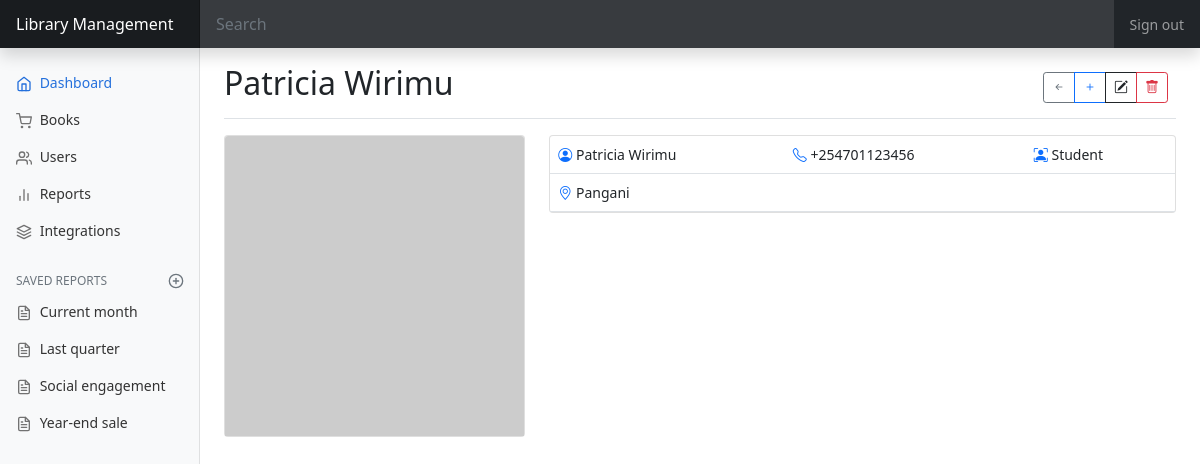
The app's page /users/show.php?id=11, older data.
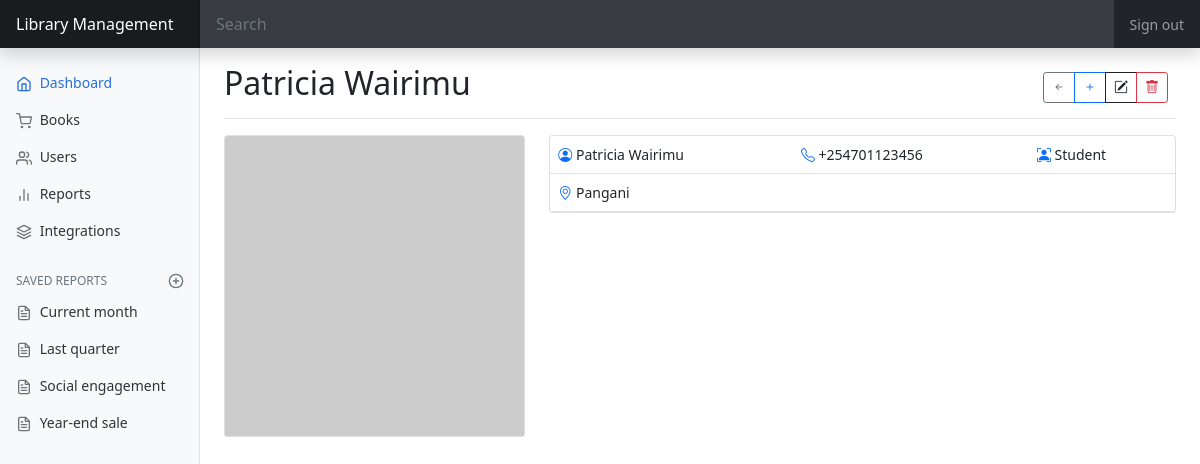
The same page, newer data.
### tables this page shows
CREATE TABLE `users` (
  `id` int(11) NOT NULL,
  `name` varchar(255) NOT NULL,
  `phoneNo` varchar(255) NOT NULL,
  `address` varchar(255) NOT NULL,
  `roleId` int(11) NOT NULL,
  `avatar` varchar(255) DEFAULT NULL,
  `createdAt` timestamp NOT NULL DEFAULT current_timestamp(),
  `updatedAt` timestamp NOT NULL DEFAULT current_timestamp()
);

### users/show.php (the view, shortened to what this page needs)
<?php include('../layouts/header.php') ?>
<?php
if (isset($_GET['id'])) {
  $id = $_GET['id'];
  $sql = "SELECT * FROM users WHERE id = " . $id;
  $result = $db->query($sql);
  if ($result->rowCount() > 0) {
    $row = $result->fetch();
    $name = $row['name'];
    $phoneNo = $row['phoneNo'];
    $address = $row['address'];
    $avatar = $row['avatar'];
?>
    <div class="d-flex justify-content-between flex-wrap flex-md-nowrap align-items-center pt-3 pb-2 mb-3 border-bottom">
      <h1 class="h2"><?= $name; ?></h1>
      <div class="btn-toolbar mb-2 mb-md-0">
        <div class="btn-group me-2">
          <a href="/library_management/users" class="btn btn-sm btn-outline-secondary">
            <i class="bi bi-arrow-left-short"></i>
          </a>
          <a href="/library_management/users/create.php" class="btn btn-sm btn-outline-primary">
            <i class="bi bi-plus"></i>
          </a>
          <a href="/library_management/users/update.php?id=<?= $id; ?>" class="btn btn-sm btn-outline-dark">
            <i class="bi bi-pencil-square"></i>
          </a>
          <button type="button" class="btn btn-sm btn-outline-danger">
            <i class="bi bi-trash"></i>
          </button>
        </div>
      </div>
    </div>
    <div class="row">
      <div class="col-12 col-md-4">
        <div class="card mb-3">
          <img src="<?= $avatar; ?>" alt="Cover Image" class="card-img-top">
        </div>
      </div>
      <div class="col-12 col-md-8">
        <div class="card pb-0">
          <table class="table mb-0">
            <tr>
              <td>
                <i class="bi bi-person-circle text-primary"></i>
                <?= $name; ?>
              </td>
              <td>
                <i class="bi bi-telephone text-primary"></i>
                <?= $phoneNo; ?>
              </td>
              <td>
                <i class="bi bi-person-bounding-box text-primary"></i>
                <?php
                $sql1 = "SELECT * FROM roles WHERE id = " . $row['roleId'];
                $result1 = $db->query($sql1);
                if ($result1->rowCount() > 0) {
                  while ($row1 = $result1->fetch()) {
                    echo $row1['name'];
                  }
                }
                ?>
              </td>
            </tr>
            <tr>
              <td colspan="3">
                <i class="bi bi-geo-alt text-primary"></i>
                <?= $address; ?>
              </td>
            </tr>
          </table>
        </div>
      </div>
    </div>
  <?php
  } else {
  ?>
    <div class="d-flex justify-content-between flex-wrap flex-md-nowrap align-items-center pt-3 pb-2 mb-3 border-bottom">
      <h1 class="h2">User does not exist!</h1>
    </div>
<?php
  }
} else {
  header('Location: /library_management/users/');
}
?>
<?php include('../layouts/footer.php') ?>

Row changes from the older to the newer data that the page shows:
changed users "Pangani": name "Patricia Wirimu" → "Patricia Wairimu"
